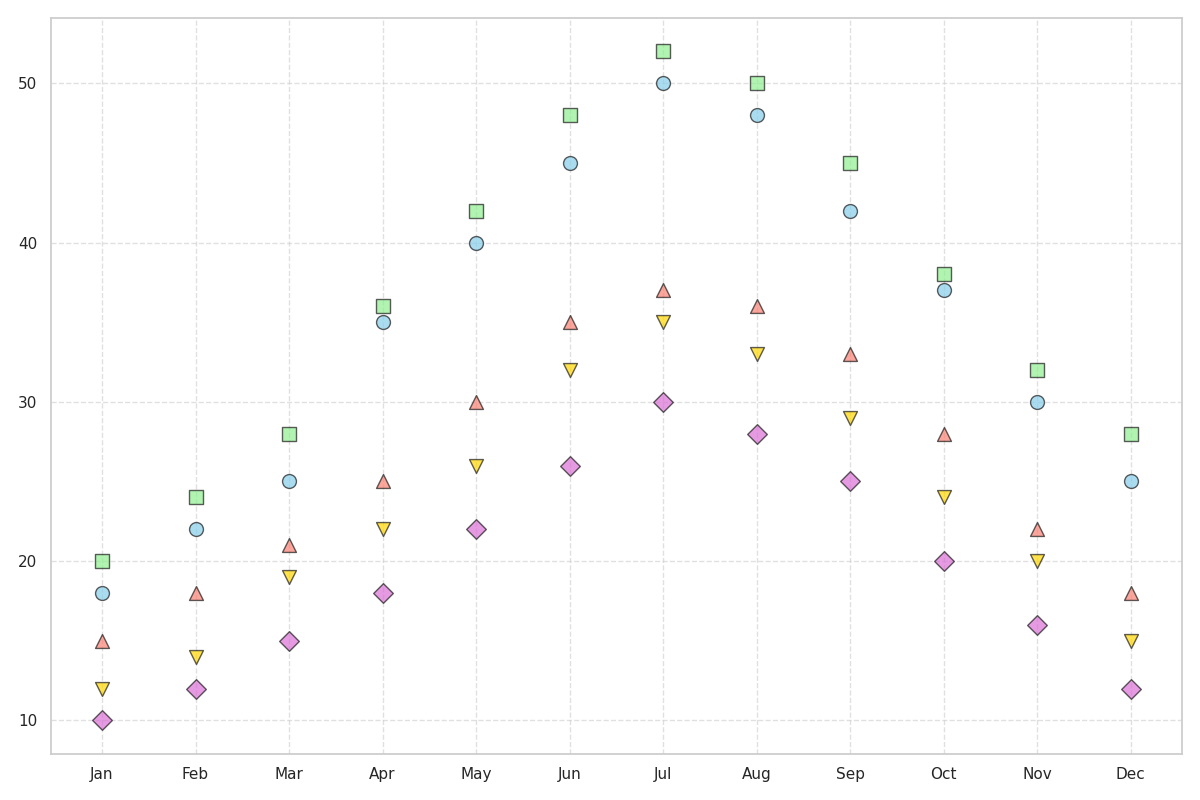

The script that drew this image:
import matplotlib.pyplot as plt
import numpy as np

months = np.array(['Jan', 'Feb', 'Mar', 'Apr', 'May', 'Jun', 
                   'Jul', 'Aug', 'Sep', 'Oct', 'Nov', 'Dec'])

copenhagen_commuters = np.array([18, 22, 25, 35, 40, 45, 50, 48, 42, 37, 30, 25])
amsterdam_commuters = np.array([20, 24, 28, 36, 42, 48, 52, 50, 45, 38, 32, 28])
portland_commuters = np.array([15, 18, 21, 25, 30, 35, 37, 36, 33, 28, 22, 18])
barcelona_commuters = np.array([10, 12, 15, 18, 22, 26, 30, 28, 25, 20, 16, 12])
berlin_commuters = np.array([12, 14, 19, 22, 26, 32, 35, 33, 29, 24, 20, 15])

fig, ax = plt.subplots(figsize=(12, 8))

ax.scatter(months, copenhagen_commuters, color='skyblue', marker='o', s=100, alpha=0.7, edgecolors='k')
ax.scatter(months, amsterdam_commuters, color='lightgreen', marker='s', s=100, alpha=0.7, edgecolors='k')
ax.scatter(months, portland_commuters, color='salmon', marker='^', s=100, alpha=0.7, edgecolors='k')
ax.scatter(months, barcelona_commuters, color='orchid', marker='D', s=100, alpha=0.7, edgecolors='k')
ax.scatter(months, berlin_commuters, color='gold', marker='v', s=100, alpha=0.7, edgecolors='k')

ax.grid(True, linestyle='--', alpha=0.6)

plt.tight_layout()
plt.show()
